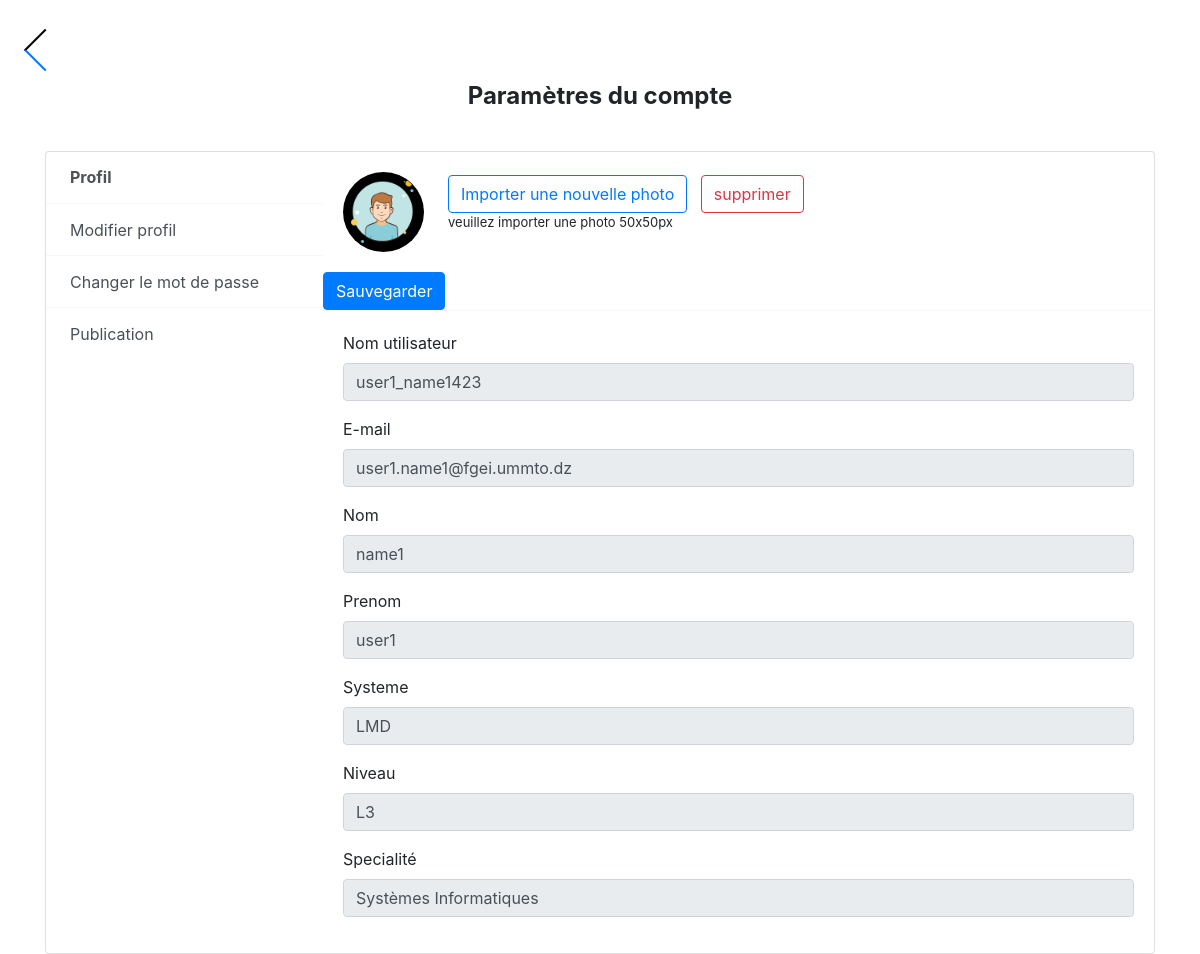
/pages/profil.php (signed in), run on the app's committed database.
### tables this page shows
CREATE TABLE etudiant (
    id VARCHAR(7) PRIMARY KEY,
    nom_utilisateur VARCHAR(255) UNIQUE,
    nom VARCHAR(255),
    prenom VARCHAR(255),
    email VARCHAR(255) UNIQUE,
    mot_de_passe VARCHAR(255),
    systeme VARCHAR(50),
    niveau VARCHAR(50),
    specialite VARCHAR(50),
    demande_reinitialisation BOOLEAN DEFAULT FALSE,
    code_reinitialisation VARCHAR(5),
    expiration_code_reinitialisation DATETIME, 
    photo_profil VARCHAR(255)
);

### pages/profil.php (the view, shortened to what this page needs)
<!DOCTYPE html>
<html lang="en">
<head>
    <link rel="stylesheet" href="../static/css/profil.css">
    <link href="https://cdn.jsdelivr.net/npm/bootstrap@4.5.0/dist/css/bootstrap.min.css" rel="stylesheet">
</head>
<body>
<?php
if(isset($_SESSION['utilisateur'])) {
    include("../config/config.php");
    $requete_info_utilisateur = "SELECT nom_utilisateur, nom, prenom, email, specialite, niveau, systeme,photo_profil FROM etudiant WHERE id = ?";
    $stmt = $connexion->prepare($requete_info_utilisateur);
    $stmt->bind_param("s", $_SESSION['utilisateur']);
    $stmt->execute();
    $resultat = $stmt->get_result();
    $utilisateur = $resultat->fetch_assoc();
    if ($utilisateur) {
        $nom_utilisateur = $utilisateur['nom_utilisateur'];
        $nom = $utilisateur['nom'];
        $prenom = $utilisateur['prenom'];
        $email = $utilisateur['email'];
        $specialite = $utilisateur['specialite'];
        $niveau = $utilisateur['niveau'];
        $systeme = $utilisateur['systeme'];
        $photo_profil = $utilisateur['photo_profil'];
            $photo_profil = str_replace("../..", "..", $photo_profil);
    } else {
        header("Location: ./login_form.php");
    }
} else {
    header("Location: ./login_form.php");
    exit();
}
?>
 <div class="container light-style flex-grow-1 container-p-y" style="margin-top:10px;">
        <h4 style="text-align:center;"class="font-weight-bold py-3 mb-4">
         Paramètres du compte
        </h4>
        <div class="card overflow-hidden">
            <div class="row no-gutters row-bordered row-border-light">
                <div class="col-md-3 pt-0">
                    <div class="list-group list-group-flush account-settings-links">
                        <a class="list-group-item list-group-item-action active" data-toggle="list"
                            href="#profil">Profil</a>
                            <a class="list-group-item list-group-item-action" data-toggle="list" href="#modifier_profil">Modifier profil</a>
                        <a class="list-group-item list-group-item-action" data-toggle="list"
                            href="#account-change-password">Changer le mot de passe</a>
                        <a class="list-group-item list-group-item-action" data-toggle="list"
                            href="#publication">Publication</a>
                    </div>
                </div>
                <div class="col-md-9">
                    <div class="tab-content">
                      <div class="tab-pane fade active show" id="profil">
                            <form method="POST" action="traitement/upload.php" enctype="multipart/form-data">
                                <div class="card-body media align-items-center">
                                    <div class="profile-photo-container">
                                        <?php
                                        $imageParDefaut = "../static/img/photo_profil_par_defaut.png";
                                        if (!empty($photo_profil)) {
                                            echo '<img src="' . $photo_profil . '" alt="Photo de profil" class="profile-photo">';
                                        } else {
                                            echo '<img src="' . $imageParDefaut . '" alt="Photo de profil par défaut" class="profile-photo">';
                                        }
                                        ?>
                                    </div>
                                    <div class="media-body ml-4">
                                        <label class="btn btn-outline-primary">
                                            Importer une nouvelle photo
                                        </label> &nbsp;
                                        <button type="button" class="btn btn-outline-danger" onclick="deletePhoto()">supprimer</button>
                                        <p style="font-size:13px;">veuillez importer une photo 50x50px </p>
                                    </div>
                                </div>
                              <button type="submit" class="btn btn-primary">Sauvegarder</button>
                            </form>
                                <hr class="border-light m-0">
                                <div class="card-body">
                                <form method="" action=".">
                                    <div class="form-group">
                                        <label class="form-label">Nom utilisateur</label>
                                        <input type="text" name="utilisateur" class="form-control mb-1" value="<?php echo $nom_utilisateur; ?>" readonly>
                                    </div>
                                    <div class="form-group">
                                        <label class="form-label">E-mail</label>
                                        <input type="text" name="email" class="form-control mb-1" value="<?php echo $email; ?>" readonly>
                                    </div>
                                    <div class="form-group">
                                        <label class="form-label">Nom</label>
                                        <input type="text" id="input-nom" name="nom" class="form-control" value="<?php echo $nom; ?>" readonly>
                                    </div><form method="POST" action=".">
                                    <div class="form-group">
                                        <label class="form-label">Prenom</label>
                                        <input type="text" id="input-prenom" name="prenom" class="form-control mb-1" value="<?php echo $prenom; ?>" readonly>
                                    </div>
                                    <div class="form-group">
                                        <label class="form-label">Systeme</label>
                                        <input type="text" id="input-systeme" class="form-control" value="<?php echo $systeme;?>" readonly>
                                    </div>
                                    <div class="form-group">
                                        <label class="form-label">Niveau</label>
                                        <input type="text" id="input-niveau" class="form-control" value="<?php echo $niveau;?>" readonly>
                                    </div>
                                    <div class="form-group">
                                        <label class="form-label">Specialité</label>
                                        <input type="text" id="input-specialite" name="specialite" class="form-control" value="<?php echo $specialite;?>" readonly>
                                    </div>
                                </form>
                            </div>
                      </div>
                   </div>
                </div>
            </div>
        </div>
    </div>
</body>
</html>

### static/css/profil.css (style rules this page uses)
body { background: #f5f5f5;; }
label.btn { margin-bottom: 0; }
.btn-outline-primary { border-color: #26B4FF; background : transparent; color : #26B4FF; }
.btn { cursor: pointer; }
.card { background-clip: padding-box; box-shadow : 0 1px 4px rgba(24, 28, 33, 0.012); }
.row-bordered { overflow: hidden; }
.account-settings-links .list-group-item.active { font-weight: bold !important; }
html:not(.dark-style) .account-settings-links .list-group-item.active { background: transparent !important; }
.light-style .account-settings-links .list-group-item { padding : 0.85rem 1.5rem; border-color: rgba(24, 28, 33, 0.03) !important; }
.light-style .account-settings-links .list-group-item.active { color: #4e5155 !important; }
.light-style .account-settings-links .list-group-item.active { color: #4E5155 !important; }
.profile-photo-container { position: relative; display: inline-block; }
.profile-photo { position: relative; z-index: 2; width: 80px; height: auto; border-radius: 50%; margin-right: 1px; }

### data on the page
etudiant: photo_profil (picture), utilisateur "user1_name1423", email "user1.name1@fgei.ummto.dz", nom "name1", prenom "user1", systeme "LMD", niveau "L3", specialite "Systèmes Informatiques"
